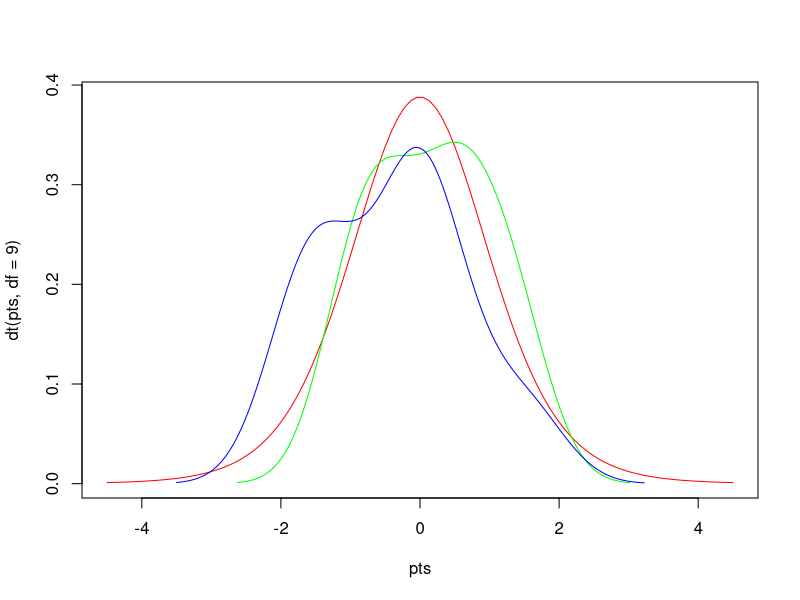

R code for this plot:
# Author: Chris M, Date: 08/18/2021, Purpose: Calculate T test

# Creat 2 groups
x = rnorm(10)
y = rnorm(10)
pts = seq(-4.5,4.5,length=100)
plot(pts,dt(pts,df=9),col='red',type='l')
lines(density(x), col='green')
lines(density(y), col='blue')
